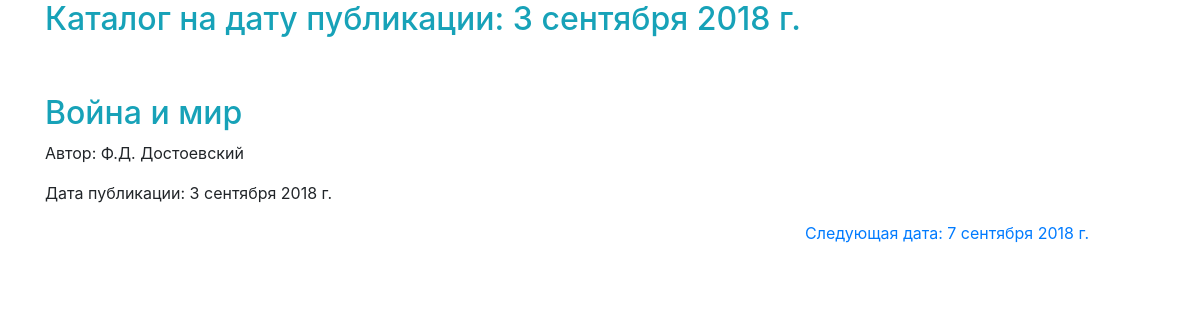
/books/2018-9-3, run on the app's committed database.
### books/models.py (models this page shows, shortened)
class Book(models.Model):
    name_book = models.CharField(max_length=50)
    author = models.ForeignKey(Author, on_delete=models.CASCADE)
    date_publication = models.DateField()

class Author(models.Model):
    author = models.CharField(max_length=25)
    def __str__(self):
        return self.author

### books/views.py (the view)
# urls.py: path('<int:year>-<int:month>-<int:day>', views.BookFilterView, name='books_filter'),
def BookFilterView(request, year, month, day):
    date_from_model = date(year, month, day)
    date_list = []
    for i in Book.objects.all():
        date_list.append(i.date_publication)
    date_set = set(date_list)
    date_list = list(date_set)
    date_list.sort()
    current_index = date_list.index(date_from_model)
    if current_index < len(date_list) - 1:
        next_index = current_index + 1
        next_date = date_list.pop(next_index)
    else:
        next_date = 1
    if current_index > 0:
        previous_index = current_index - 1
        previous_date = date_list.pop(previous_index)
    else:
        previous_date = 1
    books_filter = Book.objects.filter(date_publication=date_from_model)
    values = {
        'title': f'Каталог книг на дату: {date_from_model}',
        'books': books_filter,
        'next_date': next_date,
        'previous_date': previous_date,
        'current_date': date_from_model,
    }
    return render(request, 'books/books_filter.html', values)

### books/templates/books/books_filter.html (shortened to what this page needs)
{% extends 'phones/base.html' %}
{% block base %}
<div class="container">
    <div class="row mb-5">
        <div class="col">
            <h2 class="text-info">Каталог на дату публикации: {{current_date}}</h2>
        </div>
    </div>
    <div class="row">
        {% for book in books %}
        <div class="col-4">
            <h2 class="text-info">{{book.name_book}}</h2>
            <p>Автор: {{book.author}}</p>
            <p>Дата публикации: {{book.date_publication}}</p>
        </div>
        {% endfor%}
    </div>
    <div class="row">
        <div class="col-4">
        </div>
        <div class="col-4">
        </div>
        <div class="col-4">{% if next_date != 1  %}<a href="{{next_date.year}}-{{next_date.month}}-{{next_date.day}}">Следующая дата: {{next_date}}</a></div>{% endif %}
    </div>
</div>
{% endblock base %}

### data on the page
Book: name_book "Война и мир", author "Ф.Д. Достоевский", date_publication "3 сентября 2018 г."
Book: date_publication "7 сентября 2018 г."

### other printed values
{{ current_date }} "3 сентября 2018 г."
